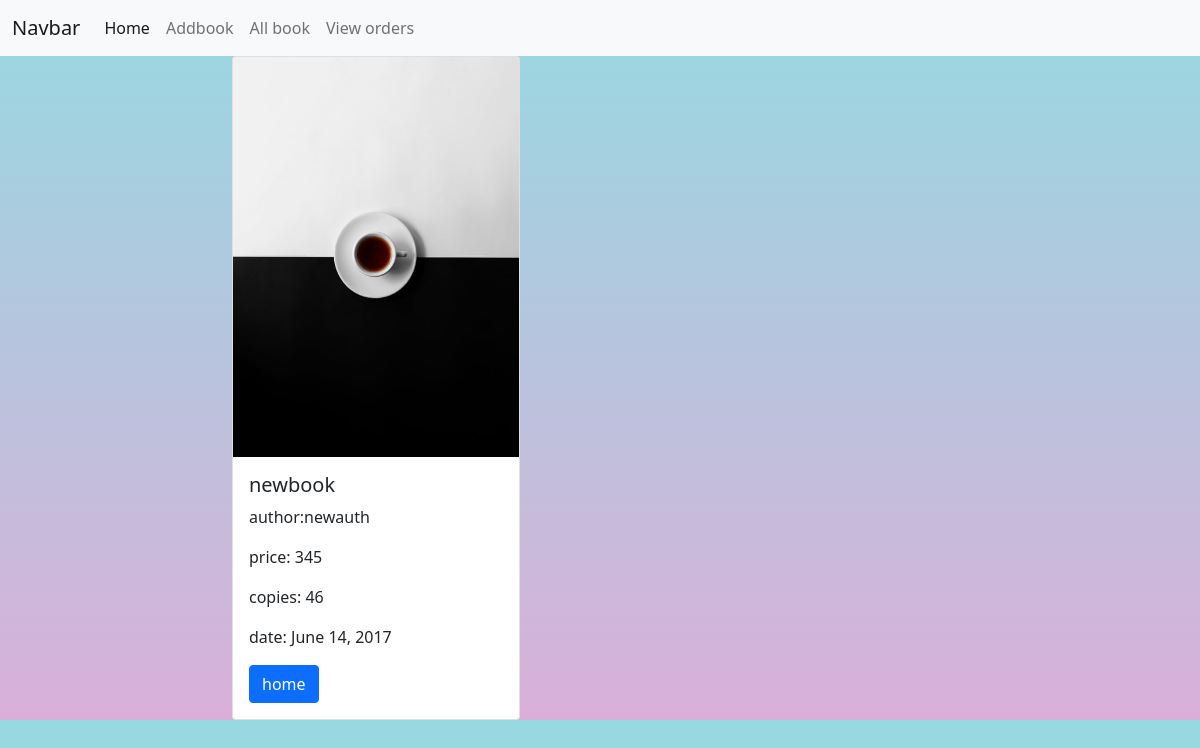
The app's page /owner/books/27 with its own data.
### owner/models.py (models this page shows, shortened)
class Books(models.Model):
    book_name = models.CharField(max_length=120, unique=True)
    author = models.CharField(max_length=100)
    price = models.PositiveIntegerField()
    copies = models.PositiveIntegerField()
    published_date = models.DateField(null=True)
    image = models.ImageField(upload_to="images", null=True)

### owner/views.py (the view)
# urls.py: path("books/<int:id>", views.BookDetailView.as_view(), name='bookdetail'),
class BookDetailView(DetailView):
    model = Books
    context_object_name = "book"
    template_name = 'bookdetail.html'
    pk_url_kwarg = "id"

### owner/templates/bookdetail.html
{%extends 'base.html'%}
{%block body_block%}
   <div class="row">
        <div class="col-2"></div>
        <div class="col-8">
            <div class="card" style="width: 18rem;">
                <img src="{{book.image.url}}" class="card-img-top" alt="..." height="400px">
                <div class="card-body">
                    <h5 class="card-title"> {{book.book_name}}</h5>
                    <p class="card-text">author:{{book.author}}</p>
                    <p class="card-text">price: {{book.price}}</p>
                    <p class="card-text">copies:  {{book.copies}}</p>
                    <p class="card-text">date: {{book.published_date}}</p>
                    <a href="" class="btn btn-primary">home</a>
                </div>
            </div>
        </div>
        <div class="col-2"></div>
    </div>
{%endblock%}

### owner/static/css/style.css (style rules this page uses)
body { background-color: #D9AFD8; background-image: linear-gradient(0deg, #D9AFD9 0%, #97D9E1 100%); }

### records on screen
Books: image (picture), book_name "newbook", author "newauth", price "345", copies "46", published_date "June 14, 2017"
